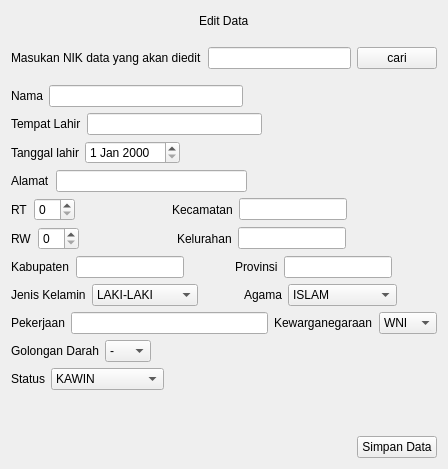
               <widget class="QWidget" name="page_edit">
                <layout class="QVBoxLayout" name="verticalLayout_6">
                 <item>
                  <layout class="QHBoxLayout" name="horizontalLayout_26">
                   <item>
                    <spacer name="horizontalSpacer_31">
                     <property name="orientation">
                      <enum>Qt::Horizontal</enum>
                     </property>
                     <property name="sizeHint" stdset="0">
                      <size>
                       <width>40</width>
                       <height>20</height>
                      </size>
                     </property>
                    </spacer>
                   </item>
                   <item>
                    <widget class="QLabel" name="labelTambaData_2">
                     <property name="text">
                      <string>Edit Data</string>
                     </property>
                    </widget>
                   </item>
                   <item>
                    <spacer name="horizontalSpacer_32">
                     <property name="orientation">
                      <enum>Qt::Horizontal</enum>
                     </property>
                     <property name="sizeHint" stdset="0">
                      <size>
                       <width>40</width>
                       <height>20</height>
                      </size>
                     </property>
                    </spacer>
                   </item>
                  </layout>
                 </item>
                 <item>
                  <spacer name="verticalSpacer_4">
                   <property name="orientation">
                    <enum>Qt::Vertical</enum>
                   </property>
                   <property name="sizeType">
                    <enum>QSizePolicy::Minimum</enum>
                   </property>
                   <property name="sizeHint" stdset="0">
                    <size>
                     <width>20</width>
                     <height>10</height>
                    </size>
                   </property>
                  </spacer>
                 </item>
                 <item>
                  <layout class="QHBoxLayout" name="horizontalLayout_30">
                   <item>
                    <widget class="QLabel" name="label_4">
                     <property name="text">
                      <string>Masukan NIK data yang akan diedit</string>
                     </property>
                    </widget>
                   </item>
                   <item>
                    <widget class="QLineEdit" name="formNIK_edit">
                     <property name="text">
                      <string/>
                     </property>
                    </widget>
                   </item>
                   <item>
                    <widget class="QPushButton" name="btCariData_edit">
                     <property name="text">
                      <string>cari</string>
                     </property>
                    </widget>
                   </item>
                  </layout>
                 </item>
                 <item>
                  <spacer name="verticalSpacer_6">
                   <property name="orientation">
                    <enum>Qt::Vertical</enum>
                   </property>
                   <property name="sizeType">
                    <enum>QSizePolicy::Minimum</enum>
                   </property>
                   <property name="sizeHint" stdset="0">
                    <size>
                     <width>20</width>
                     <height>10</height>
                    </size>
                   </property>
                  </spacer>
                 </item>
                 <item>
                  <layout class="QHBoxLayout" name="horizontalLayout_22">
                   <item>
                    <widget class="QLabel" name="labelNama_2">
                     <property name="text">
                      <string>Nama</string>
                     </property>
                    </widget>
                   </item>
                   <item>
                    <widget class="QLineEdit" name="formNama_edit"/>
                   </item>
                   <item>
                    <spacer name="horizontalSpacer_27">
                     <property name="orientation">
                      <enum>Qt::Horizontal</enum>
                     </property>
                     <property name="sizeHint" stdset="0">
                      <size>
                       <width>40</width>
                       <height>20</height>
                      </size>
                     </property>
                    </spacer>
                   </item>
                  </layout>
                 </item>
                 <item>
                  <layout class="QHBoxLayout" name="horizontalLayout_21">
                   <item>
                    <widget class="QLabel" name="labelTL_2">
                     <property name="text">
                      <string>Tempat Lahir</string>
                     </property>
                    </widget>
                   </item>
                   <item>
                    <widget class="QLineEdit" name="formTemLahir_edit"/>
                   </item>
                   <item>
                    <spacer name="horizontalSpacer_26">
                     <property name="orientation">
                      <enum>Qt::Horizontal</enum>
                     </property>
                     <property name="sizeHint" stdset="0">
                      <size>
                       <width>40</width>
                       <height>20</height>
                      </size>
                     </property>
                    </spacer>
                   </item>
                  </layout>
                 </item>
                 <item>
                  <layout class="QHBoxLayout" name="horizontalLayout_24">
                   <item>
                    <widget class="QLabel" name="labelTgl_2">
                     <property name="text">
                      <string>Tanggal lahir</string>
                     </property>
                    </widget>
                   </item>
                   <item>
                    <widget class="QDateEdit" name="formTgl_edit"/>
                   </item>
                   <item>
                    <spacer name="horizontalSpacer_28">
                     <property name="orientation">
                      <enum>Qt::Horizontal</enum>
                     </property>
                     <property name="sizeHint" stdset="0">
                      <size>
                       <width>40</width>
                       <height>20</height>
                      </size>
                     </property>
                    </spacer>
                   </item>
                  </layout>
                 </item>
                 <item>
                  <layout class="QHBoxLayout" name="horizontalLayout_28">
                   <item>
                    <widget class="QLabel" name="labelAlamat_2">
                     <property name="text">
                      <string>Alamat</string>
                     </property>
                    </widget>
                   </item>
                   <item>
                    <widget class="QLineEdit" name="formAlamat_edit">
                     <property name="text">
                      <string/>
                     </property>
                    </widget>
                   </item>
                   <item>
                    <spacer name="horizontalSpacer_34">
                     <property name="orientation">
                      <enum>Qt::Horizontal</enum>
                     </property>
                     <property name="sizeHint" stdset="0">
                      <size>
                       <width>40</width>
                       <height>20</height>
                      </size>
                     </property>
                    </spacer>
                   </item>
                  </layout>
                 </item>
                 <item>
                  <layout class="QHBoxLayout" name="horizontalLayout_29">
                   <item>
                    <widget class="QLabel" name="labelRt_2">
                     <property name="text">
                      <string>RT</string>
                     </property>
                    </widget>
                   </item>
                   <item>
                    <widget class="QSpinBox" name="formRt_edit"/>
                   </item>
                   <item>
                    <spacer name="horizontalSpacer_35">
                     <property name="orientation">
                      <enum>Qt::Horizontal</enum>
                     </property>
                     <property name="sizeHint" stdset="0">
                      <size>
                       <width>40</width>
                       <height>20</height>
                      </size>
                     </property>
                    </spacer>
                   </item>
                   <item>
                    <widget class="QLabel" name="labelKecamatan_2">
                     <property name="text">
                      <string>Kecamatan</string>
                     </property>
                    </widget>
                   </item>
                   <item>
                    <widget class="QLineEdit" name="formKec_edit"/>
                   </item>
                   <item>
                    <spacer name="horizontalSpacer_36">
                     <property name="orientation">
                      <enum>Qt::Horizontal</enum>
                     </property>
                     <property name="sizeHint" stdset="0">
                      <size>
                       <width>40</width>
                       <height>20</height>
                      </size>
                     </property>
                    </spacer>
                   </item>
                  </layout>
                 </item>
                 <item>
                  <layout class="QHBoxLayout" name="horizontalLayout_25">
                   <item>
                    <widget class="QLabel" name="labelRw_2">
                     <property name="text">
                      <string>RW</string>
                     </property>
                    </widget>
                   </item>
                   <item>
                    <widget class="QSpinBox" name="formRw_edit"/>
                   </item>
                   <item>
                    <spacer name="horizontalSpacer_29">
                     <property name="orientation">
                      <enum>Qt::Horizontal</enum>
                     </property>
                     <property name="sizeHint" stdset="0">
                      <size>
                       <width>40</width>
                       <height>20</height>
                      </size>
                     </property>
                    </spacer>
                   </item>
                   <item>
                    <widget class="QLabel" name="lbelKel_2">
                     <property name="text">
                      <string>Kelurahan</string>
                     </property>
                    </widget>
                   </item>
                   <item>
                    <widget class="QLineEdit" name="formKel_edit"/>
                   </item>
                   <item>
                    <spacer name="horizontalSpacer_30">
                     <property name="orientation">
                      <enum>Qt::Horizontal</enum>
                     </property>
                     <property name="sizeHint" stdset="0">
                      <size>
                       <width>40</width>
                       <height>20</height>
                      </size>
                     </property>
                    </spacer>
                   </item>
                  </layout>
                 </item>
                 <item>
                  <layout class="QHBoxLayout" name="horizontalLayout_19">
                   <item>
                    <widget class="QLabel" name="labelKab_2">
                     <property name="text">
                      <string>Kabupaten</string>
                     </property>
                    </widget>
                   </item>
                   <item>
                    <widget class="QLineEdit" name="formKab_edit"/>
                   </item>
                   <item>
                    <spacer name="horizontalSpacer_23">
                     <property name="orientation">
                      <enum>Qt::Horizontal</enum>
                     </property>
                     <property name="sizeHint" stdset="0">
                      <size>
                       <width>40</width>
                       <height>20</height>
                      </size>
                     </property>
                    </spacer>
                   </item>
                   <item>
                    <widget class="QLabel" name="labelProv_2">
                     <property name="text">
                      <string>Provinsi</string>
                     </property>
                    </widget>
                   </item>
                   <item>
                    <widget class="QLineEdit" name="formProv_edit"/>
                   </item>
                   <item>
                    <spacer name="horizontalSpacer_24">
                     <property name="orientation">
                      <enum>Qt::Horizontal</enum>
                     </property>
                     <property name="sizeHint" stdset="0">
                      <size>
                       <width>40</width>
                       <height>20</height>
                      </size>
                     </property>
                    </spacer>
                   </item>
                  </layout>
                 </item>
                 <item>
                  <layout class="QHBoxLayout" name="horizontalLayout_18">
                   <item>
                    <widget class="QLabel" name="labelJK_2">
                     <property name="text">
                      <string>Jenis Kelamin</string>
                     </property>
                    </widget>
                   </item>
                   <item>
                    <widget class="QComboBox" name="formKelamin_edit">
                     <property name="minimumSize">
                      <size>
                       <width>100</width>
                       <height>0</height>
                      </size>
                     </property>
                     <item>
                      <property name="text">
                       <string>LAKI-LAKI</string>
                      </property>
                     </item>
                     <item>
                      <property name="text">
                       <string>PEREMPUAN</string>
                      </property>
                     </item>
                    </widget>
                   </item>
                   <item>
                    <spacer name="horizontalSpacer_21">
                     <property name="orientation">
                      <enum>Qt::Horizontal</enum>
                     </property>
                     <property name="sizeHint" stdset="0">
                      <size>
                       <width>40</width>
                       <height>20</height>
                      </size>
                     </property>
                    </spacer>
                   </item>
                   <item>
                    <widget class="QLabel" name="labelAgm_2">
                     <property name="text">
                      <string>Agama</string>
                     </property>
                    </widget>
                   </item>
                   <item>
                    <widget class="QComboBox" name="formAgm_edit">
                     <property name="minimumSize">
                      <size>
                       <width>100</width>
                       <height>0</height>
                      </size>
                     </property>
                     <item>
                      <property name="text">
                       <string>ISLAM</string>
                      </property>
                     </item>
                     <item>
                      <property name="text">
                       <string>KRISTEN</string>
                      </property>
                     </item>
                     <item>
                      <property name="text">
                       <string>KATOLIK</string>
                      </property>
                     </item>
                     <item>
                      <property name="text">
                       <string>HINDU</string>
                      </property>
                     </item>
                     <item>
                      <property name="text">
                       <string>BUDHA</string>
                      </property>
                     </item>
                     <item>
                      <property name="text">
                       <string>KONGHUCHU</string>
                      </property>
                     </item>
                    </widget>
                   </item>
                   <item>
                    <spacer name="horizontalSpacer_22">
                     <property name="orientation">
                      <enum>Qt::Horizontal</enum>
                     </property>
                     <property name="sizeHint" stdset="0">
                      <size>
                       <width>40</width>
                       <height>20</height>
                      </size>
                     </property>
                    </spacer>
                   </item>
                  </layout>
                 </item>
                 <item>
                  <layout class="QHBoxLayout" name="horizontalLayout_23">
                   <item>
                    <widget class="QLabel" name="labelWork_2">
                     <property name="text">
                      <string>Pekerjaan</string>
                     </property>
                    </widget>
                   </item>
                   <item>
                    <widget class="QLineEdit" name="formWork_edit"/>
                   </item>
                   <item>
                    <widget class="QLabel" name="labelKwn_2">
                     <property name="text">
                      <string>Kewarganegaraan</string>
                     </property>
                    </widget>
                   </item>
                   <item>
                    <widget class="QComboBox" name="formKwn_edit">
                     <item>
                      <property name="text">
                       <string>WNI</string>
                      </property>
                     </item>
                     <item>
                      <property name="text">
                       <string>WNA</string>
                      </property>
                     </item>
                    </widget>
                   </item>
                  </layout>
                 </item>
                 <item>
                  <layout class="QHBoxLayout" name="horizontalLayout_20">
                   <item>
                    <widget class="QLabel" name="label_3">
                     <property name="text">
                      <string>Golongan Darah</string>
                     </property>
                    </widget>
                   </item>
                   <item>
                    <widget class="QComboBox" name="formGolDar_edit">
                     <item>
                      <property name="text">
                       <string>-</string>
                      </property>
                     </item>
                     <item>
                      <property name="text">
                       <string>A</string>
                      </property>
                     </item>
                     <item>
                      <property name="text">
                       <string>B</string>
                      </property>
                     </item>
                     <item>
                      <property name="text">
                       <string>AB</string>
                      </property>
                     </item>
                     <item>
                      <property name="text">
                       <string>O</string>
                      </property>
                     </item>
                    </widget>
                   </item>
                   <item>
                    <spacer name="horizontalSpacer_25">
                     <property name="orientation">
                      <enum>Qt::Horizontal</enum>
                     </property>
                     <property name="sizeHint" stdset="0">
                      <size>
                       <width>40</width>
                       <height>20</height>
                      </size>
                     </property>
                    </spacer>
                   </item>
                  </layout>
                 </item>
                 <item>
                  <layout class="QHBoxLayout" name="horizontalLayout_35">
                   <item>
                    <widget class="QLabel" name="label_9">
                     <property name="text">
                      <string>Status</string>
                     </property>
                    </widget>
                   </item>
                   <item>
                    <widget class="QComboBox" name="formStatus_edit">
                     <item>
                      <property name="text">
                       <string>KAWIN</string>
                      </property>
                     </item>
                     <item>
                      <property name="text">
                       <string>BELUM KAWIN</string>
                      </property>
                     </item>
                    </widget>
                   </item>
                   <item>
                    <spacer name="horizontalSpacer_42">
                     <property name="orientation">
                      <enum>Qt::Horizontal</enum>
                     </property>
                     <property name="sizeHint" stdset="0">
                      <size>
                       <width>40</width>
                       <height>20</height>
                      </size>
                     </property>
                    </spacer>
                   </item>
                  </layout>
                 </item>
                 <item>
                  <spacer name="verticalSpacer_5">
                   <property name="orientation">
                    <enum>Qt::Vertical</enum>
                   </property>
                   <property name="sizeHint" stdset="0">
                    <size>
                     <width>20</width>
                     <height>40</height>
                    </size>
                   </property>
                  </spacer>
                 </item>
                 <item>
                  <layout class="QHBoxLayout" name="horizontalLayout_27">
                   <item>
                    <spacer name="horizontalSpacer_33">
                     <property name="orientation">
                      <enum>Qt::Horizontal</enum>
                     </property>
                     <property name="sizeHint" stdset="0">
                      <size>
                       <width>40</width>
                       <height>20</height>
                      </size>
                     </property>
                    </spacer>
                   </item>
                   <item>
                    <widget class="QPushButton" name="btSimpanData_edit">
                     <property name="text">
                      <string>Simpan Data</string>
                     </property>
                    </widget>
                   </item>
                  </layout>
                 </item>
                </layout>
                <zorder>verticalSpacer_4</zorder>
                <zorder>verticalSpacer_5</zorder>
                <zorder>verticalSpacer_6</zorder>
               </widget>
